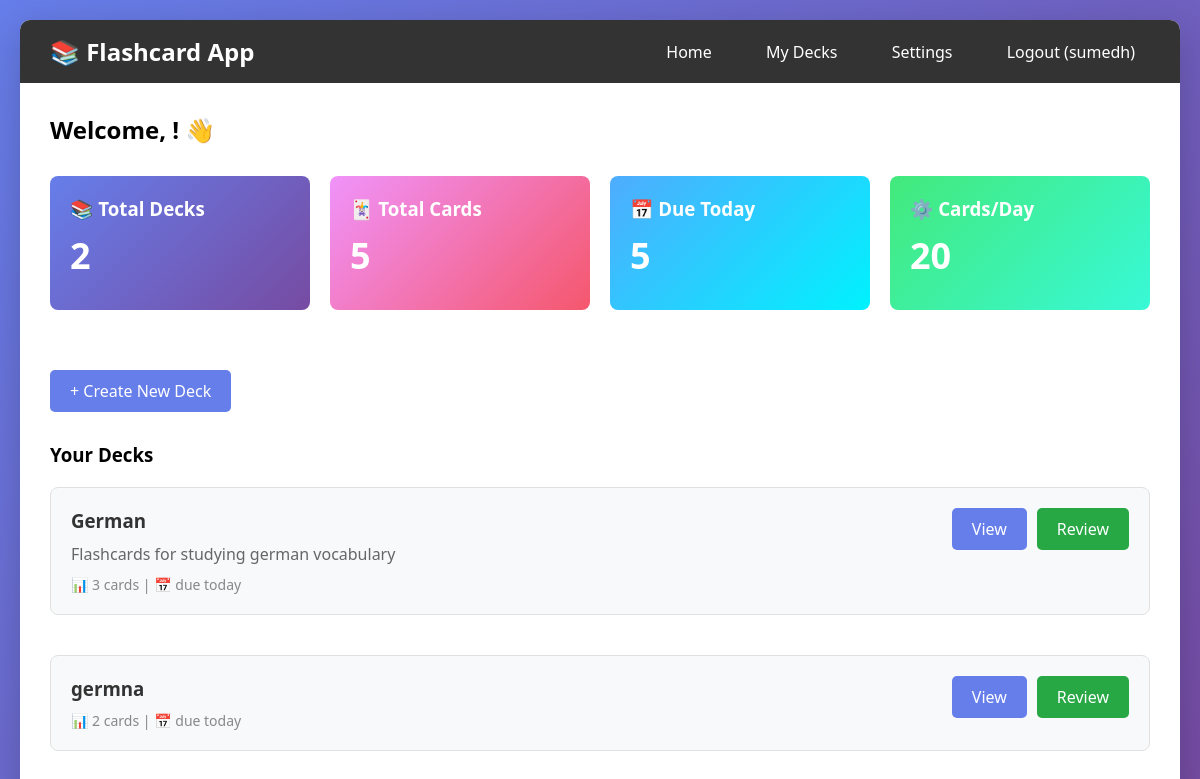
The app's page / (signed in) with its own data.
### flashcards/models.py (models this page shows, shortened)
class UserProfile(models.Model):
    user = models.OneToOneField(User, on_delete=models.CASCADE, related_name='profile')
    cards_per_day = models.IntegerField(default=20)
    created_at = models.DateTimeField(auto_now_add=True)

class Deck(models.Model):
    user = models.ForeignKey(User, on_delete=models.CASCADE, related_name='decks')
    name = models.CharField(max_length=200)
    description = models.TextField(blank=True)
    created_at = models.DateTimeField(auto_now_add=True)
    updated_at = models.DateTimeField(auto_now=True)
    class Meta:
        ordering = ['-created_at']

### flashcards/views.py (the view)
# urls.py: path('', views.home_view, name='home'),
@login_required
def home_view(request):
    user_profile, created = UserProfile.objects.get_or_create(user=request.user)
    decks = Deck.objects.filter(user=request.user).annotate(card_count=Count('cards'))
    total_decks = decks.count()
    total_cards = sum(deck.card_count for deck in decks)
    today = timezone.now().date()
    cards_due_today = Card.objects.filter(
        deck__user=request.user,
        next_review_date__lte=today
    ).count()
    context = {
        'decks': decks,
        'total_decks': total_decks,
        'total_cards': total_cards,
        'cards_due_today': cards_due_today,
        'user_profile': user_profile,
    }
    return render(request, 'home.html', context)

### flashcards/templates/home.html (shortened to what this page needs)
{% extends 'base.html' %}
{% block content %}
<h2 style="margin-bottom: 30px;">Welcome, {{ user.first_name }}! 👋</h2>
<div style="display: grid; grid-template-columns: repeat(auto-fit, minmax(250px, 1fr)); gap: 20px; margin-bottom: 40px;">
    <div class="card" style="background: linear-gradient(135deg, #667eea 0%, #764ba2 100%); color: white; border: none;">
        <h3 style="color: white;">📚 Total Decks</h3>
        <p style="font-size: 36px; font-weight: bold; margin: 10px 0;">{{ total_decks }}</p>
    </div>
    <div class="card" style="background: linear-gradient(135deg, #f093fb 0%, #f5576c 100%); color: white; border: none;">
        <h3 style="color: white;">🃏 Total Cards</h3>
        <p style="font-size: 36px; font-weight: bold; margin: 10px 0;">{{ total_cards }}</p>
    </div>
    <div class="card" style="background: linear-gradient(135deg, #4facfe 0%, #00f2fe 100%); color: white; border: none;">
        <h3 style="color: white;">📅 Due Today</h3>
        <p style="font-size: 36px; font-weight: bold; margin: 10px 0;">{{ cards_due_today }}</p>
    </div>
    <div class="card" style="background: linear-gradient(135deg, #43e97b 0%, #38f9d7 100%); color: white; border: none;">
        <h3 style="color: white;">⚙️ Cards/Day</h3>
        <p style="font-size: 36px; font-weight: bold; margin: 10px 0;">{{ user_profile.cards_per_day }}</p>
    </div>
</div>
<div style="margin-bottom: 30px;">
    <a href="{% url 'deck_create' %}" class="btn">+ Create New Deck</a>
</div>
<h3 style="margin-bottom: 20px;">Your Decks</h3>
{% if decks %}
<div style="display: grid; gap: 20px;">
    {% for deck in decks %}
    <div class="card">
        <div style="display: flex; justify-content: space-between; align-items: start;">
            <div style="flex: 1;">
                <h3>{{ deck.name }}</h3>
                <p style="color: #666; margin: 10px 0;">{{ deck.description|truncatewords:20 }}</p>
                <p style="color: #888; font-size: 14px;">
                    📊 {{ deck.card_count }} cards |
                    📅 {{ deck.get_cards_due_today }} due today
                </p>
            </div>
            <div style="display: flex; gap: 10px;">
                <a href="{% url 'deck_detail' deck.id %}" class="btn">View</a>
                <a href="{% url 'review' deck.id %}" class="btn" style="background: #28a745;">Review</a>
            </div>
        </div>
    </div>
    {% endfor %}
</div>
{% else %}
<p style="text-align: center; color: #888; padding: 40px;">No decks yet. Create your first deck to get started!</p>
{% endif %}
{% endblock %}

### flashcards/templates/base.html (shortened to what this page needs)
<!DOCTYPE html>
<html lang="en">
<head>
</head>
<body>
    <div class="container">
        {% if user.is_authenticated %}
        <div class="navbar">
            <h1>📚 Flashcard App</h1>
            <nav>
                <a href="{% url 'home' %}">Home</a>
                <a href="{% url 'deck_list' %}">My Decks</a>
                <a href="{% url 'settings' %}">Settings</a>
                <a href="{% url 'logout' %}">Logout ({{ user.username }})</a>
            </nav>
        </div>
        {% endif %}
        <div class="content">
            {% block content %}
            {% endblock %}
        </div>
    </div>
</body>
</html>

### flashcards/templates/base.html (style rules this page uses)
* { margin: 0; padding: 0; box-sizing: border-box; }
body { font-family: 'Segoe UI', Tahoma, Geneva, Verdana, sans-serif; background: linear-gradient(135deg, #667eea 0%, #764ba2 100%); min-height: 100vh; padding: 20px; }
.container { max-width: 1200px; margin: 0 auto; background: white; border-radius: 10px; box-shadow: 0 10px 40px rgba(0,0,0,0.2); overflow: hidden; }
.navbar { background: #333; color: white; padding: 15px 30px; display: flex; justify-content: space-between; align-items: center; }
.navbar h1 { font-size: 24px; }
.navbar nav a { color: white; text-decoration: none; margin-left: 20px; padding: 8px 15px; border-radius: 5px; transition: background 0.3s; }
.content { padding: 30px; }
.btn { display: inline-block; padding: 10px 20px; background: #667eea; color: white; text-decoration: none; border-radius: 5px; border: none; cursor: pointer; font-size: 16px; transition: background 0.3s; }
.card { background: #f8f9fa; padding: 20px; border-radius: 8px; margin-bottom: 20px; border: 1px solid #e0e0e0; }
.card h3 { margin-bottom: 10px; color: #333; }

### records on screen
UserProfile: cards_per_day "20"
Deck: name "German", description "Flashcards for studying german vocabulary", card_count "3"
Deck: name "germna", card_count "2"

### other values on screen
{{ user.username }} "sumedh"
{{ total_decks }} "2"
{{ total_cards }} "5"
{{ cards_due_today }} "5"
